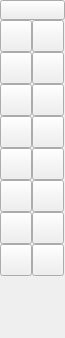
<?xml version="1.0" encoding="UTF-8"?>
<ui version="4.0">
 <class>QG_CadToolBarLines</class>
 <widget class="QWidget" name="QG_CadToolBarLines">
  <property name="geometry">
   <rect>
    <x>0</x>
    <y>0</y>
    <width>65</width>
    <height>338</height>
   </rect>
  </property>
  <property name="sizePolicy">
   <sizepolicy hsizetype="Fixed" vsizetype="MinimumExpanding">
    <horstretch>0</horstretch>
    <verstretch>0</verstretch>
   </sizepolicy>
  </property>
  <property name="minimumSize">
   <size>
    <width>65</width>
    <height>336</height>
   </size>
  </property>
  <property name="windowTitle">
   <string>Lines</string>
  </property>
  <layout class="QGridLayout" name="gridLayout">
   <property name="margin">
    <number>0</number>
   </property>
   <property name="spacing">
    <number>0</number>
   </property>
   <item row="0" column="0" colspan="2">
    <widget class="QToolButton" name="bBack">
     <property name="sizePolicy">
      <sizepolicy hsizetype="Maximum" vsizetype="Fixed">
       <horstretch>0</horstretch>
       <verstretch>0</verstretch>
      </sizepolicy>
     </property>
     <property name="maximumSize">
      <size>
       <width>65</width>
       <height>20</height>
      </size>
     </property>
     <property name="toolTip">
      <string>Back to main menu</string>
     </property>
     <property name="text">
      <string/>
     </property>
     <property name="icon">
      <iconset resource="../../../res/extui/extui.qrc">
       <normaloff>:/extui/back.png</normaloff>:/extui/back.png</iconset>
     </property>
     <property name="iconSize">
      <size>
       <width>65</width>
       <height>20</height>
      </size>
     </property>
    </widget>
   </item>
   <item row="1" column="0">
    <widget class="QToolButton" name="bNormal">
     <property name="maximumSize">
      <size>
       <width>32</width>
       <height>32</height>
      </size>
     </property>
     <property name="toolTip">
      <string>Line with two points</string>
     </property>
     <property name="text">
      <string/>
     </property>
     <property name="icon">
      <iconset resource="../../../res/extui/extui.qrc">
       <normaloff>:/extui/linesnormal.png</normaloff>:/extui/linesnormal.png</iconset>
     </property>
     <property name="iconSize">
      <size>
       <width>32</width>
       <height>32</height>
      </size>
     </property>
     <property name="checkable">
      <bool>true</bool>
     </property>
     <property name="autoExclusive">
      <bool>true</bool>
     </property>
    </widget>
   </item>
   <item row="1" column="1">
    <widget class="QToolButton" name="bAngle">
     <property name="maximumSize">
      <size>
       <width>32</width>
       <height>32</height>
      </size>
     </property>
     <property name="toolTip">
      <string>Line with given angle</string>
     </property>
     <property name="text">
      <string/>
     </property>
     <property name="icon">
      <iconset resource="../../../res/extui/extui.qrc">
       <normaloff>:/extui/linesangle.png</normaloff>:/extui/linesangle.png</iconset>
     </property>
     <property name="iconSize">
      <size>
       <width>32</width>
       <height>32</height>
      </size>
     </property>
     <property name="checkable">
      <bool>true</bool>
     </property>
     <property name="autoExclusive">
      <bool>true</bool>
     </property>
    </widget>
   </item>
   <item row="2" column="0">
    <widget class="QToolButton" name="bHorizontal">
     <property name="maximumSize">
      <size>
       <width>32</width>
       <height>32</height>
      </size>
     </property>
     <property name="toolTip">
      <string>Horizontal lines</string>
     </property>
     <property name="text">
      <string/>
     </property>
     <property name="icon">
      <iconset resource="../../../res/extui/extui.qrc">
       <normaloff>:/extui/lineshor.png</normaloff>:/extui/lineshor.png</iconset>
     </property>
     <property name="iconSize">
      <size>
       <width>32</width>
       <height>32</height>
      </size>
     </property>
     <property name="checkable">
      <bool>true</bool>
     </property>
     <property name="autoExclusive">
      <bool>true</bool>
     </property>
    </widget>
   </item>
   <item row="2" column="1">
    <widget class="QToolButton" name="bVertical">
     <property name="maximumSize">
      <size>
       <width>32</width>
       <height>32</height>
      </size>
     </property>
     <property name="toolTip">
      <string>Vertical lines</string>
     </property>
     <property name="text">
      <string/>
     </property>
     <property name="icon">
      <iconset resource="../../../res/extui/extui.qrc">
       <normaloff>:/extui/linesver.png</normaloff>:/extui/linesver.png</iconset>
     </property>
     <property name="iconSize">
      <size>
       <width>32</width>
       <height>32</height>
      </size>
     </property>
     <property name="checkable">
      <bool>true</bool>
     </property>
     <property name="autoExclusive">
      <bool>true</bool>
     </property>
    </widget>
   </item>
   <item row="3" column="0">
    <widget class="QToolButton" name="bRectangle">
     <property name="maximumSize">
      <size>
       <width>32</width>
       <height>32</height>
      </size>
     </property>
     <property name="toolTip">
      <string>Rectangles</string>
     </property>
     <property name="text">
      <string/>
     </property>
     <property name="icon">
      <iconset resource="../../../res/extui/extui.qrc">
       <normaloff>:/extui/linesrect.png</normaloff>:/extui/linesrect.png</iconset>
     </property>
     <property name="iconSize">
      <size>
       <width>32</width>
       <height>32</height>
      </size>
     </property>
     <property name="checkable">
      <bool>true</bool>
     </property>
     <property name="autoExclusive">
      <bool>true</bool>
     </property>
    </widget>
   </item>
   <item row="3" column="1">
    <widget class="QToolButton" name="bBisector">
     <property name="maximumSize">
      <size>
       <width>32</width>
       <height>32</height>
      </size>
     </property>
     <property name="toolTip">
      <string>Bisectors</string>
     </property>
     <property name="text">
      <string/>
     </property>
     <property name="icon">
      <iconset resource="../../../res/extui/extui.qrc">
       <normaloff>:/extui/linesbisector.png</normaloff>:/extui/linesbisector.png</iconset>
     </property>
     <property name="iconSize">
      <size>
       <width>32</width>
       <height>32</height>
      </size>
     </property>
     <property name="checkable">
      <bool>true</bool>
     </property>
     <property name="autoExclusive">
      <bool>true</bool>
     </property>
    </widget>
   </item>
   <item row="4" column="0">
    <widget class="QToolButton" name="bParallel">
     <property name="maximumSize">
      <size>
       <width>32</width>
       <height>32</height>
      </size>
     </property>
     <property name="toolTip">
      <string>Parallels with distance</string>
     </property>
     <property name="text">
      <string/>
     </property>
     <property name="icon">
      <iconset resource="../../../res/extui/extui.qrc">
       <normaloff>:/extui/linespara.png</normaloff>:/extui/linespara.png</iconset>
     </property>
     <property name="iconSize">
      <size>
       <width>32</width>
       <height>32</height>
      </size>
     </property>
     <property name="checkable">
      <bool>true</bool>
     </property>
     <property name="autoExclusive">
      <bool>true</bool>
     </property>
    </widget>
   </item>
   <item row="4" column="1">
    <widget class="QToolButton" name="bParallelThrough">
     <property name="maximumSize">
      <size>
       <width>32</width>
       <height>32</height>
      </size>
     </property>
     <property name="toolTip">
      <string>Parallels through point</string>
     </property>
     <property name="text">
      <string/>
     </property>
     <property name="icon">
      <iconset resource="../../../res/extui/extui.qrc">
       <normaloff>:/extui/linesparathrough.png</normaloff>:/extui/linesparathrough.png</iconset>
     </property>
     <property name="iconSize">
      <size>
       <width>32</width>
       <height>32</height>
      </size>
     </property>
     <property name="checkable">
      <bool>true</bool>
     </property>
     <property name="autoExclusive">
      <bool>true</bool>
     </property>
    </widget>
   </item>
   <item row="5" column="0">
    <widget class="QToolButton" name="bTangent1">
     <property name="maximumSize">
      <size>
       <width>32</width>
       <height>32</height>
      </size>
     </property>
     <property name="toolTip">
      <string>Tangents from point to circle</string>
     </property>
     <property name="text">
      <string/>
     </property>
     <property name="icon">
      <iconset resource="../../../res/extui/extui.qrc">
       <normaloff>:/extui/linestan1.png</normaloff>:/extui/linestan1.png</iconset>
     </property>
     <property name="iconSize">
      <size>
       <width>32</width>
       <height>32</height>
      </size>
     </property>
     <property name="checkable">
      <bool>true</bool>
     </property>
     <property name="autoExclusive">
      <bool>true</bool>
     </property>
    </widget>
   </item>
   <item row="5" column="1">
    <widget class="QToolButton" name="bTangent2">
     <property name="maximumSize">
      <size>
       <width>32</width>
       <height>32</height>
      </size>
     </property>
     <property name="toolTip">
      <string>Tangents from circle to circle</string>
     </property>
     <property name="text">
      <string/>
     </property>
     <property name="icon">
      <iconset resource="../../../res/extui/extui.qrc">
       <normaloff>:/extui/linestan2.png</normaloff>:/extui/linestan2.png</iconset>
     </property>
     <property name="iconSize">
      <size>
       <width>32</width>
       <height>32</height>
      </size>
     </property>
     <property name="checkable">
      <bool>true</bool>
     </property>
     <property name="autoExclusive">
      <bool>true</bool>
     </property>
    </widget>
   </item>
   <item row="6" column="0">
    <widget class="QToolButton" name="bOrthTan">
     <property name="maximumSize">
      <size>
       <width>32</width>
       <height>32</height>
      </size>
     </property>
     <property name="toolTip">
      <string>Tangents to a circle, orthogonal to a line</string>
     </property>
     <property name="text">
      <string/>
     </property>
     <property name="icon">
      <iconset resource="../../../res/extui/extui.qrc">
       <normaloff>:/extui/linesorthtan.png</normaloff>:/extui/linesorthtan.png</iconset>
     </property>
     <property name="iconSize">
      <size>
       <width>32</width>
       <height>32</height>
      </size>
     </property>
     <property name="checkable">
      <bool>true</bool>
     </property>
     <property name="autoExclusive">
      <bool>true</bool>
     </property>
    </widget>
   </item>
   <item row="6" column="1">
    <widget class="QToolButton" name="bOrthogonal">
     <property name="maximumSize">
      <size>
       <width>32</width>
       <height>32</height>
      </size>
     </property>
     <property name="toolTip">
      <string>Orthogonal lines</string>
     </property>
     <property name="text">
      <string/>
     </property>
     <property name="icon">
      <iconset resource="../../../res/extui/extui.qrc">
       <normaloff>:/extui/linesorthogonal.png</normaloff>:/extui/linesorthogonal.png</iconset>
     </property>
     <property name="iconSize">
      <size>
       <width>32</width>
       <height>32</height>
      </size>
     </property>
     <property name="checkable">
      <bool>true</bool>
     </property>
     <property name="autoExclusive">
      <bool>true</bool>
     </property>
    </widget>
   </item>
   <item row="7" column="0">
    <widget class="QToolButton" name="bRelAngle">
     <property name="maximumSize">
      <size>
       <width>32</width>
       <height>32</height>
      </size>
     </property>
     <property name="toolTip">
      <string>Lines with relative angles</string>
     </property>
     <property name="text">
      <string/>
     </property>
     <property name="icon">
      <iconset resource="../../../res/extui/extui.qrc">
       <normaloff>:/extui/linesrelativeangle.png</normaloff>:/extui/linesrelativeangle.png</iconset>
     </property>
     <property name="iconSize">
      <size>
       <width>32</width>
       <height>32</height>
      </size>
     </property>
     <property name="checkable">
      <bool>true</bool>
     </property>
     <property name="autoExclusive">
      <bool>true</bool>
     </property>
    </widget>
   </item>
   <item row="7" column="1">
    <widget class="QToolButton" name="bPolygon">
     <property name="maximumSize">
      <size>
       <width>32</width>
       <height>32</height>
      </size>
     </property>
     <property name="toolTip">
      <string>Polygons with Center and Corner</string>
     </property>
     <property name="text">
      <string/>
     </property>
     <property name="icon">
      <iconset resource="../../../res/extui/extui.qrc">
       <normaloff>:/extui/linespolygon.png</normaloff>:/extui/linespolygon.png</iconset>
     </property>
     <property name="iconSize">
      <size>
       <width>32</width>
       <height>32</height>
      </size>
     </property>
     <property name="checkable">
      <bool>true</bool>
     </property>
     <property name="autoExclusive">
      <bool>true</bool>
     </property>
    </widget>
   </item>
   <item row="8" column="0">
    <widget class="QToolButton" name="bPolygon2">
     <property name="maximumSize">
      <size>
       <width>32</width>
       <height>32</height>
      </size>
     </property>
     <property name="toolTip">
      <string>Polygons with two Corners</string>
     </property>
     <property name="text">
      <string/>
     </property>
     <property name="icon">
      <iconset resource="../../../res/extui/extui.qrc">
       <normaloff>:/extui/linespolygon2.png</normaloff>:/extui/linespolygon2.png</iconset>
     </property>
     <property name="iconSize">
      <size>
       <width>32</width>
       <height>32</height>
      </size>
     </property>
     <property name="checkable">
      <bool>true</bool>
     </property>
     <property name="autoExclusive">
      <bool>true</bool>
     </property>
    </widget>
   </item>
   <item row="8" column="1">
    <widget class="QToolButton" name="bFree">
     <property name="maximumSize">
      <size>
       <width>32</width>
       <height>32</height>
      </size>
     </property>
     <property name="toolTip">
      <string>Freehand lines</string>
     </property>
     <property name="text">
      <string/>
     </property>
     <property name="icon">
      <iconset resource="../../../res/extui/extui.qrc">
       <normaloff>:/extui/linesfree.png</normaloff>:/extui/linesfree.png</iconset>
     </property>
     <property name="iconSize">
      <size>
       <width>32</width>
       <height>32</height>
      </size>
     </property>
     <property name="checkable">
      <bool>true</bool>
     </property>
     <property name="autoExclusive">
      <bool>true</bool>
     </property>
    </widget>
   </item>
   <item row="9" column="0">
    <widget class="QToolButton" name="bHidden">
     <property name="maximumSize">
      <size>
       <width>0</width>
       <height>0</height>
      </size>
     </property>
     <property name="toolTip">
      <string>Line with two points</string>
     </property>
     <property name="text">
      <string notr="true"/>
     </property>
     <property name="iconSize">
      <size>
       <width>32</width>
       <height>32</height>
      </size>
     </property>
     <property name="checkable">
      <bool>true</bool>
     </property>
     <property name="autoExclusive">
      <bool>true</bool>
     </property>
    </widget>
   </item>
   <item row="9" column="1">
    <spacer name="verticalSpacer">
     <property name="orientation">
      <enum>Qt::Vertical</enum>
     </property>
     <property name="sizeHint" stdset="0">
      <size>
       <width>20</width>
       <height>40</height>
      </size>
     </property>
    </spacer>
   </item>
  </layout>
 </widget>
 <layoutdefault spacing="6" margin="11"/>
 <resources>
  <include location="../../../res/extui/extui.qrc"/>
 </resources>
 <connections>
  <connection>
   <sender>bNormal</sender>
   <signal>clicked()</signal>
   <receiver>QG_CadToolBarLines</receiver>
   <slot>drawLine()</slot>
   <hints>
    <hint type="sourcelabel">
     <x>20</x>
     <y>41</y>
    </hint>
    <hint type="destinationlabel">
     <x>20</x>
     <y>20</y>
    </hint>
   </hints>
  </connection>
  <connection>
   <sender>bFree</sender>
   <signal>clicked()</signal>
   <receiver>QG_CadToolBarLines</receiver>
   <slot>drawLineFree()</slot>
   <hints>
    <hint type="sourcelabel">
     <x>53</x>
     <y>318</y>
    </hint>
    <hint type="destinationlabel">
     <x>20</x>
     <y>20</y>
    </hint>
   </hints>
  </connection>
  <connection>
   <sender>bParallel</sender>
   <signal>clicked()</signal>
   <receiver>QG_CadToolBarLines</receiver>
   <slot>drawLineParallel()</slot>
   <hints>
    <hint type="sourcelabel">
     <x>20</x>
     <y>160</y>
    </hint>
    <hint type="destinationlabel">
     <x>20</x>
     <y>20</y>
    </hint>
   </hints>
  </connection>
  <connection>
   <sender>bAngle</sender>
   <signal>clicked()</signal>
   <receiver>QG_CadToolBarLines</receiver>
   <slot>drawLineAngle()</slot>
   <hints>
    <hint type="sourcelabel">
     <x>53</x>
     <y>41</y>
    </hint>
    <hint type="destinationlabel">
     <x>20</x>
     <y>20</y>
    </hint>
   </hints>
  </connection>
  <connection>
   <sender>bHorizontal</sender>
   <signal>clicked()</signal>
   <receiver>QG_CadToolBarLines</receiver>
   <slot>drawLineHorizontal()</slot>
   <hints>
    <hint type="sourcelabel">
     <x>20</x>
     <y>81</y>
    </hint>
    <hint type="destinationlabel">
     <x>20</x>
     <y>20</y>
    </hint>
   </hints>
  </connection>
  <connection>
   <sender>bBisector</sender>
   <signal>clicked()</signal>
   <receiver>QG_CadToolBarLines</receiver>
   <slot>drawLineBisector()</slot>
   <hints>
    <hint type="sourcelabel">
     <x>53</x>
     <y>120</y>
    </hint>
    <hint type="destinationlabel">
     <x>20</x>
     <y>20</y>
    </hint>
   </hints>
  </connection>
  <connection>
   <sender>bTangent1</sender>
   <signal>clicked()</signal>
   <receiver>QG_CadToolBarLines</receiver>
   <slot>drawLineTangent1()</slot>
   <hints>
    <hint type="sourcelabel">
     <x>20</x>
     <y>200</y>
    </hint>
    <hint type="destinationlabel">
     <x>20</x>
     <y>20</y>
    </hint>
   </hints>
  </connection>
  <connection>
   <sender>bTangent2</sender>
   <signal>clicked()</signal>
   <receiver>QG_CadToolBarLines</receiver>
   <slot>drawLineTangent2()</slot>
   <hints>
    <hint type="sourcelabel">
     <x>53</x>
     <y>200</y>
    </hint>
    <hint type="destinationlabel">
     <x>20</x>
     <y>20</y>
    </hint>
   </hints>
  </connection>
  <connection>
   <sender>bRectangle</sender>
   <signal>clicked()</signal>
   <receiver>QG_CadToolBarLines</receiver>
   <slot>drawLineRectangle()</slot>
   <hints>
    <hint type="sourcelabel">
     <x>20</x>
     <y>120</y>
    </hint>
    <hint type="destinationlabel">
     <x>20</x>
     <y>20</y>
    </hint>
   </hints>
  </connection>
  <connection>
   <sender>bRelAngle</sender>
   <signal>clicked()</signal>
   <receiver>QG_CadToolBarLines</receiver>
   <slot>drawLineRelAngle()</slot>
   <hints>
    <hint type="sourcelabel">
     <x>20</x>
     <y>279</y>
    </hint>
    <hint type="destinationlabel">
     <x>20</x>
     <y>20</y>
    </hint>
   </hints>
  </connection>
  <connection>
   <sender>bVertical</sender>
   <signal>clicked()</signal>
   <receiver>QG_CadToolBarLines</receiver>
   <slot>drawLineVertical()</slot>
   <hints>
    <hint type="sourcelabel">
     <x>53</x>
     <y>81</y>
    </hint>
    <hint type="destinationlabel">
     <x>20</x>
     <y>20</y>
    </hint>
   </hints>
  </connection>
  <connection>
   <sender>bOrthTan</sender>
   <signal>clicked()</signal>
   <receiver>QG_CadToolBarLines</receiver>
   <slot>drawLineOrthTan()</slot>
   <hints>
    <hint type="sourcelabel">
     <x>20</x>
     <y>239</y>
    </hint>
    <hint type="destinationlabel">
     <x>20</x>
     <y>20</y>
    </hint>
   </hints>
  </connection>
  <connection>
   <sender>bOrthogonal</sender>
   <signal>clicked()</signal>
   <receiver>QG_CadToolBarLines</receiver>
   <slot>drawLineOrthogonal()</slot>
   <hints>
    <hint type="sourcelabel">
     <x>53</x>
     <y>239</y>
    </hint>
    <hint type="destinationlabel">
     <x>20</x>
     <y>20</y>
    </hint>
   </hints>
  </connection>
  <connection>
   <sender>bPolygon</sender>
   <signal>clicked()</signal>
   <receiver>QG_CadToolBarLines</receiver>
   <slot>drawLinePolygon()</slot>
   <hints>
    <hint type="sourcelabel">
     <x>53</x>
     <y>279</y>
    </hint>
    <hint type="destinationlabel">
     <x>20</x>
     <y>20</y>
    </hint>
   </hints>
  </connection>
  <connection>
   <sender>bPolygon2</sender>
   <signal>clicked()</signal>
   <receiver>QG_CadToolBarLines</receiver>
   <slot>drawLinePolygon2()</slot>
   <hints>
    <hint type="sourcelabel">
     <x>20</x>
     <y>318</y>
    </hint>
    <hint type="destinationlabel">
     <x>20</x>
     <y>20</y>
    </hint>
   </hints>
  </connection>
  <connection>
   <sender>bParallelThrough</sender>
   <signal>clicked()</signal>
   <receiver>QG_CadToolBarLines</receiver>
   <slot>drawLineParallelThrough()</slot>
   <hints>
    <hint type="sourcelabel">
     <x>53</x>
     <y>160</y>
    </hint>
    <hint type="destinationlabel">
     <x>20</x>
     <y>20</y>
    </hint>
   </hints>
  </connection>
 </connections>
</ui>
